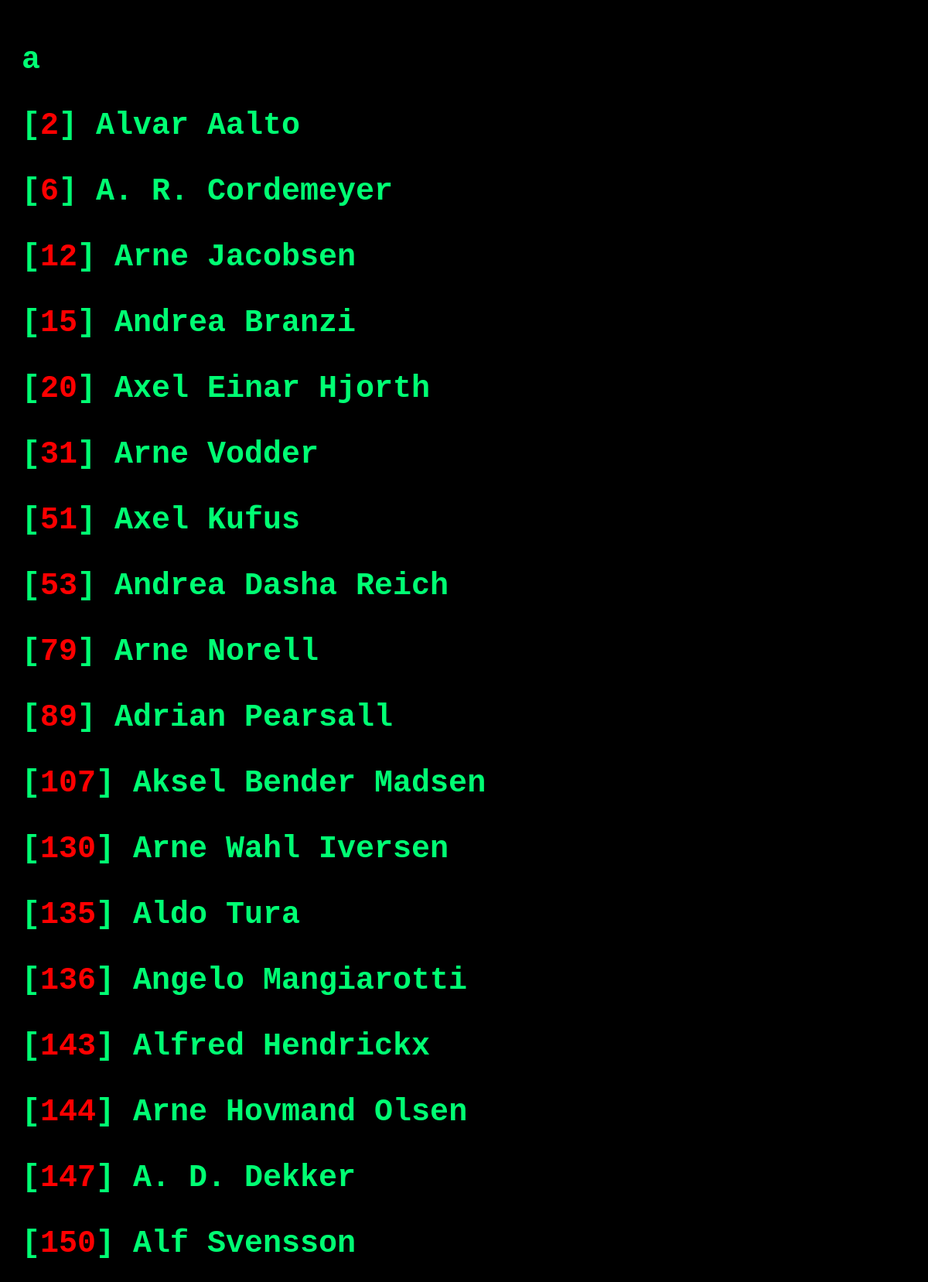
/letter/a.php, run on the app's committed database.
### tables this page shows
CREATE TABLE `designer` (
  `designer_id` int(4) NOT NULL,
  `firstname` varchar(50) NOT NULL,
  `lastname` varchar(50) NOT NULL,
  `description` text DEFAULT NULL,
  `is_visible` enum('0','1') NOT NULL DEFAULT '1'
);

### functions/function_db.php (called while the page is built, shortened)
<?php
function requeteResultat($query){
    global $mysqli;
    if ($result = $mysqli->query($query)) {
        $answer = array();
        if($result->num_rows == 0){
            return false;
        }else{
            while($data = $result->fetch_assoc()) {
                $answer[] = $data;
            }
            return $answer;
        }
    }
}
?>

### letter/a.php (the view, shortened to what this page needs)
<?php
include_once("./../functions/function_db.php");
$lettre_select= "a";
$sql_only_X_orderby_ASC = "SELECT designer_id, firstname, lastname FROM designer WHERE firstname LIKE '".$lettre_select."%';";
$result_only_X_orderby_ASC = requeteResultat($sql_only_X_orderby_ASC);
?>
<!DOCTYPE html>
<html lang="en">
<head>
    <link rel="stylesheet" href="./../style.css">
</head>
<body>
<?php
echo "<h1>".$lettre_select."<h1>";
foreach ($result_only_X_orderby_ASC as $r) {
    $id = $r["designer_id"];
    $prenom = $r["firstname"];
    $nom = $r["lastname"];
    echo "<p class='list'>[<span class='id'>" .$id. "</span>] " .$prenom. " " .$nom. "</p>";
}
?>
</body>
</html>

### style.css (style rules this page uses)
body { background-color: black; font-family: 'Courier New', Courier, monospace; padding: 20px; font-size: 20px; }
H1 { color: rgb(0, 255, 115); }
span.id { color: rgb(255, 0, 0); }
p.list { color:rgb(0, 255, 115); }

### data on the page
designer: designer_id "2", firstname "Alvar", lastname "Aalto"
designer: designer_id "6", firstname "A.", lastname "R. Cordemeyer"
designer: designer_id "12", firstname "Arne", lastname "Jacobsen"
designer: designer_id "15", firstname "Andrea", lastname "Branzi"
designer: designer_id "20", firstname "Axel", lastname "Einar Hjorth"
designer: designer_id "31", firstname "Arne", lastname "Vodder"
designer: designer_id "51", firstname "Axel", lastname "Kufus"
designer: designer_id "53", firstname "Andrea", lastname "Dasha Reich"
designer: designer_id "79", firstname "Arne", lastname "Norell"
designer: designer_id "89", firstname "Adrian", lastname "Pearsall"
designer: designer_id "107", firstname "Aksel", lastname "Bender Madsen"
designer: designer_id "130", firstname "Arne", lastname "Wahl Iversen"
designer: designer_id "135", firstname "Aldo", lastname "Tura"
designer: designer_id "136", firstname "Angelo", lastname "Mangiarotti"
designer: designer_id "143", firstname "Alfred", lastname "Hendrickx"
designer: designer_id "144", firstname "Arne", lastname "Hovmand Olsen"
designer: designer_id "147", firstname "A.", lastname "D. Dekker"
designer: designer_id "150", firstname "Alf", lastname "Svensson"

### other printed values
$lettre_select "a"
